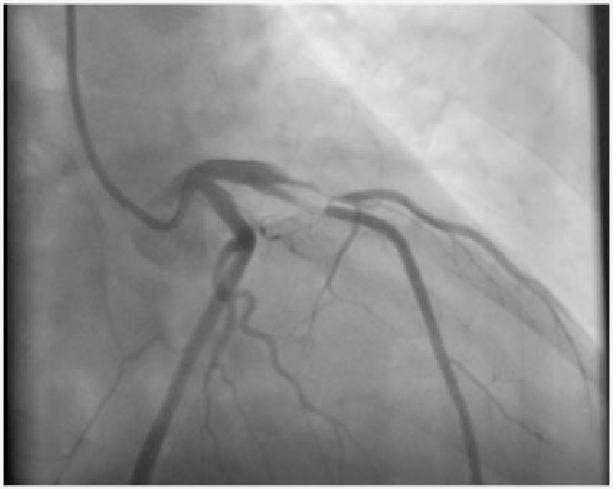
#> input picture sample-images/disease.png, 613 x 489 px
$ jupyter execute technical-notebook.ipynb
#> lines starting #> are read from the running program, lines starting #| are printed output that depends on the picture; after the words box and inside, x2 and y2 are one past the last pixel; in counts of white or black regions, pixels touching at a corner belong together
[cell 1]
import cv2
import os
import numpy as np
import matplotlib.pyplot as plt

# Angiogram Blockage Detection
<p align="center" width="100%">

</p>

### Step 1: Load image into memory

[cell 2]
#Step 1 load image
image_path = 'sample-images/disease.png' #change this path to see results for another image
original_img = cv2.imread(image_path)
#> original_img is the input picture: shape (489, 613, 3); mean B, G, R 143.8, 143.8, 143.8
plt.title('Original Image')
plt.imshow(original_img)
plt.savefig('readme-assets/steps/step1.jpg', bbox_inches='tight', transparent = True)
# plt.show()

### Step 2: Crop image borders by 10%
- this is done to remove black/white borders often found in X-ray images

[cell 3]
#Step 2 Crop image borders by 10%
print(f'Old Dimensions ({original_img.shape[1]},{original_img.shape[0]})')
#| Old Dimensions (613,489)
x_new = int(original_img.shape[1] * .1)
y_new = int(original_img.shape[0] * .1)
img_cropped = original_img[y_new:original_img.shape[0] - y_new, x_new: original_img.shape[1] - x_new]
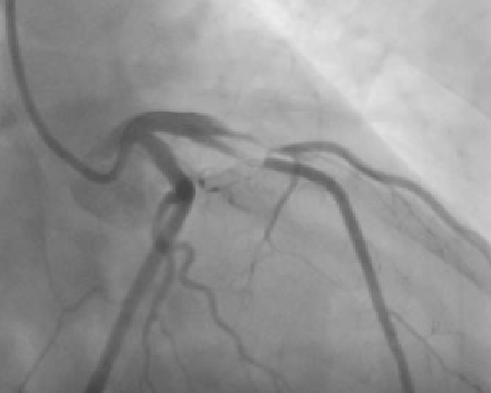
#> img_cropped: shape (393, 491, 3); mean B, G, R 146.9, 146.9, 146.9
print(f'New Dimensions ({img_cropped.shape[1]},{img_cropped.shape[0]})')
#| New Dimensions (491,393)
plt.title(f'Old Image Size ({original_img.shape[1]},{original_img.shape[0]}) | New Image Size ({img_cropped.shape[1]},{img_cropped.shape[0]})')
plt.imshow(img_cropped)
plt.savefig('readme-assets/steps/step2.jpg', bbox_inches='tight', transparent = True)
plt.show()

### Step 3: Convert image to gray

[cell 4]
#Step 3 convert image to gray
gray = cv2.cvtColor(img_cropped, cv2.COLOR_BGR2GRAY)
plt.imshow(gray, cmap = 'gray')
plt.savefig('readme-assets/steps/step3.jpg', bbox_inches='tight', transparent = True)
plt.show()

### Step 4: Apply brightness correction to gray scaled image
- Using the formula below (`cv2.convertScaleAbs()`), one has the abiluty to normalize the distributions of pixel amplitudes across an image given `alpha` and `beta` parameters.

<p align="center" width="50%">

</p>

- `cv2.convertScaleAbs` works by performing three operations sequentially. (1) Scaling, (2) Taking an absolute value, (3) Converting to unsigned 8-bit integer.  Each new pixel is the result of performing `abs(alpha + Pixel(x,y) + beta`

- The function `automatic_brightness_and_contrast(image, clip_hist_percent)` allows for dynamic calculations of `alpha` and `beta` to perform this normalization differently on each image

- The function works by:

1) Calculating the cumulative distribution of an image histogram to determine where color frequency is less than some pre-defined threshold `clip_hist_percent`.

2) Cut the right and left side of this histogram to give us our minimum and maximum ranges

3) Calculate `alpha = 255 / (maximum_pixel - minimum_pixel)`

4) Calculate beta.  Given that `g(i, j) = 0` and `f(i, j) = minimum_pixel`

```g(i,j) = alpha * f(i,j) + beta #0 = alpha * min_pixel + beta
beta = -minimum_pixel * alpha```

### Step 4: Apply brightness correction to gray scaled image
Algorithm works by:
1) Calculating the cumulative distribution from the histogram of a gray scaled image

2) Find the pixel value with the max frequency, and clip it with `clip_hist_percent = 1`

3) Split the clipped histogram into two parts (1) left = values below `clip_hist_percent` and (2) right = values above `clip_hist_percent`

4) Calculate alpha and beta values

`alpha = 255 / (maximum_gray - minimum_gray)`

`beta = -minimum_gray * alpha`

5) Retrieve final scaled values using

`auto_result = cv2.convertScaleAbs(image, alpha=alpha, beta=beta)`

[cell 5]
#Step 4 - Apply brightness correction to gray scaled image

def automatic_brightness_and_contrast(image: np.array, clip_hist_percent: int = 1) -> np.array:
    """
    This function will perform a dynamic calculation for normalizing the brightness in the image.

    Using histograms, it will balance the brightness across the image so that there is no one area that
    is a lot brighter/darker than the rest of the image
    :param image: image array (np.array)
    :param clip_hist_percent: the percentage in which the histogram will clip the pixel values
    :return: The output image (np.array).  This image will have the new brightness adjustments
    """
    # Calculate grayscale histogram
    hist = cv2.calcHist([image], [0], None, [256], [0, 256])
    hist_size = len(hist)

    # Calculate cumulative distribution from the histogram
    accumulator = []
    accumulator.append(float(hist[0]))
    for index in range(1, hist_size):
        accumulator.append(accumulator[index - 1] + float(hist[index]))

    # Locate points to clip
    maximum = accumulator[-1]
    clip_hist_percent *= (maximum / 100.0)
    clip_hist_percent /= 2.0

    # Locate left cut
    minimum_gray = 0
    while accumulator[minimum_gray] < clip_hist_percent:
        minimum_gray += 1

    # Locate right cut
    maximum_gray = hist_size - 1
    while accumulator[maximum_gray] >= (maximum - clip_hist_percent):
        maximum_gray -= 1

    # Calculate alpha and beta values
    alpha = 255 / (maximum_gray - minimum_gray)
    beta = -minimum_gray * alpha

    auto_result = cv2.convertScaleAbs(image, alpha=alpha, beta=beta)
    return auto_result

original_hist = cv2.calcHist([gray], [0], None, [256], [0, 256])
#> original_hist = 256 values, max 3351 at index 158, min 0 at index 0, mean 753.8
gray_corrected = automatic_brightness_and_contrast(gray)
#> in automatic_brightness_and_contrast, `hist = cv2.calcHist([image], [0], None, [256], [0, 256])`: hist has the same summary as original_hist outside automatic_brightness_and_contrast
#> in automatic_brightness_and_contrast, `hist_size = len(hist)`: hist_size = 256
#> after the loop in automatic_brightness_and_contrast, `for index in range(1, hist_size):`: accumulator = 256 values from 0 to 192963
#> in automatic_brightness_and_contrast, `maximum = accumulator[-1]`: maximum = 192963
#> in automatic_brightness_and_contrast, `clip_hist_percent *= (maximum / 100.0)`: clip_hist_percent = 1929.6
#> in automatic_brightness_and_contrast, `clip_hist_percent /= 2.0`: clip_hist_percent = 964.8
#> the loop in automatic_brightness_and_contrast, `while accumulator[minimum_gray] < clip_hist_percent:` made 87 passes
#> after the loop in automatic_brightness_and_contrast, `while accumulator[minimum_gray] < clip_hist_percent:`: minimum_gray = 87
#> in automatic_brightness_and_contrast, `maximum_gray = hist_size - 1`: maximum_gray = 255
#> the loop in automatic_brightness_and_contrast, `while accumulator[maximum_gray] >= (maximum - clip_hist_percent):` made 32 passes
#> maximum_gray on passes 1 to 8: 254, 253, 252, 251, 250, 249, 248, 247
#> after the loop in automatic_brightness_and_contrast, `while accumulator[maximum_gray] >= (maximum - clip_hist_percent):`: maximum_gray = 223
#> in automatic_brightness_and_contrast, `alpha = 255 / (maximum_gray - minimum_gray)`: alpha = 1.88
#> in automatic_brightness_and_contrast, `beta = -minimum_gray * alpha`: beta = -163.1
#> in automatic_brightness_and_contrast, `auto_result = cv2.convertScaleAbs(image, alpha=alpha, beta=beta)`:
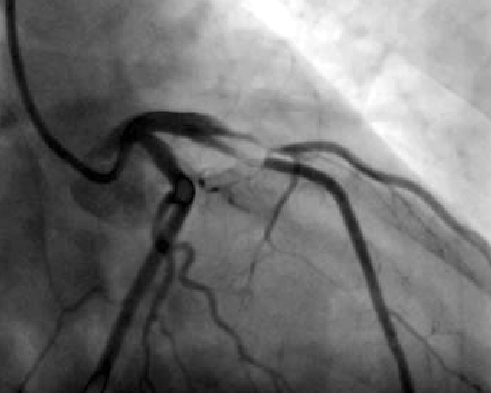
#> auto_result: shape (393, 491); min 0, max 255, mean 112.5
new_hist = cv2.calcHist([gray_corrected], [0], None, [256], [0, 256])
#> new_hist = 256 values, max 3351 at index 133, min 0 at index 1, mean 753.8
fig, ax = plt.subplots(1, 4, figsize = (30,5))
ax[0].plot(original_hist)
ax[0].set_title('Pixel distribution of original gray-scaled image')
ax[1].plot(new_hist)
ax[1].set_title('Pixel distribution of corrected gray-scaled image')
ax[2].imshow(gray, cmap = 'gray')
ax[2].set_title('Original gray-scaled image')
ax[3].imshow(gray_corrected, cmap = 'gray')
ax[3].set_title('Brightnes/Contrast corrected gray-scaled image')
plt.savefig('readme-assets/steps/step4.jpg', bbox_inches='tight', transparent = True)
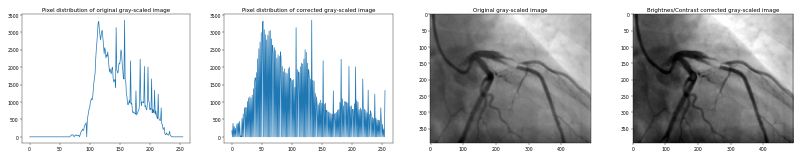
#> figure drawn by matplotlib, 4 panels; panel 1: curve peaks at x = 158, y = 3351; panel 2: curve peaks at x = 133, y = 3351
plt.show()

### Step 5: Apply Median Blur
- **median blur** is a commonly used method for reducing salt and pepper noise.
- To apply a median blur, you first determine a _**kernel size**_.  In this project, I used a kernel size of 5.  The kernel size is used to determine the number of neighbors that will be incorporated in the blur method.

```cv2.medianBlur(image, ksize = 5)```

- For example, with a neighborhood size of 5x5, 25 pixels will be used to calculate the median of all pixels.
- After gathering the median value, the center pixel in that 5x5 area will become that median value.
- The reason this method is so useful for salt and pepper noise is because the center pixel will _always_ be replaced with a pixel that is in the original image- as using the median calculation is more robust to outliers than compared to using an average or gaussian blur method.

[cell 6]
#Step 5 Blur the image to reduce noise
fig, ax = plt.subplots(1,2, figsize = (10,5))
blurred = cv2.medianBlur(gray_corrected, 5)
ax[0].imshow(gray_corrected, cmap = 'gray')
ax[0].set_title('Brightness Corrected Image')
ax[1].imshow(blurred, cmap = 'gray')
ax[1].set_title('Blurred Image')
plt.savefig('readme-assets/steps/step5.jpg', bbox_inches='tight', transparent = True)
plt.show()

### Step 6: Create blockSize for Adaptive Thresholding
- This process involves separating the image into equal partitions so that there are a specific number of blocks along the y-axis. In this project, I ensured that there are 12 blocks along the height of the image.
- Because each block is created around a central pixel, the blockSize of an image must be an odd number and each block must have square dimensions.
- For example, if we want 12 blocks along the y-axis in an image with a dimension of 491x393 (WxH) pixels, it will require each block to have a height and width of 33 pixels. Given the height/width of each block, we can divide the width of the image by 33 to determine how many boxes will fit along the x-axis.

```
height_boxes = 12
block_size = int(image_height / height_boxes) #int(393 / 12) = 32 (rounded down)
if block_size % 2 == 0: #this means it is even
    block_size += 1 #block size = 33

width_boxes = int(image_width / block_size) #int(491 / 33) = 14 (rounded down)
if width_boxes % 2 == 0: #this means it is even
    width_boxes += 1

```

- The calculation used in [program.py](program.py) is dynamic, so these numbers are specific to the size of the image being processed
- This blockSize is utilized when applying adaptive threshold, where an algorithm will determine the best threshold based on values calculated within each of these blocks.  (Explanation for how this algorithm works is explained in the next step).

[cell 7]
#Step 6 Create blocksize
blurred_copy = blurred.copy() #used for sample image below
print(f'Image Dimensions\nHeight {blurred_copy.shape[0]} Width {blurred_copy.shape[1]}')
#| Image Dimensions
#| Height 393 Width 491
height_boxes = 12
block_size = int(blurred.shape[0] / height_boxes)
block_size = block_size + 1 if block_size % 2 == 0 else block_size #ensure that block size is odd number

neighbors = block_size * block_size #calculates the number of pixels within each block (block_sizexblock_size)

width_boxes = int(blurred.shape[1] / block_size) #calculates how many columns will be created based on the above calculations
width_boxes = width_boxes + 1 if width_boxes % 2 == 0 else width_boxes #entures that the number is odd

total_blocks = (height_boxes * width_boxes)

print(f'# Rows: {height_boxes} | # Columns: {width_boxes}')
#| # Rows: 12 | # Columns: 15
print(f'Total Blocks: {total_blocks}')
#| Total Blocks: 180
print(f'Total Pixel Area of each block {neighbors} | ({block_size}x{block_size})')
#| Total Pixel Area of each block 1089 | (33x33)
for y in range(0, blurred.shape[0], block_size):
    for x in range(0, blurred.shape[1], block_size):
        cv2.rectangle(blurred_copy, (x, y), (x+block_size, y+block_size), (0,0,255), 2)
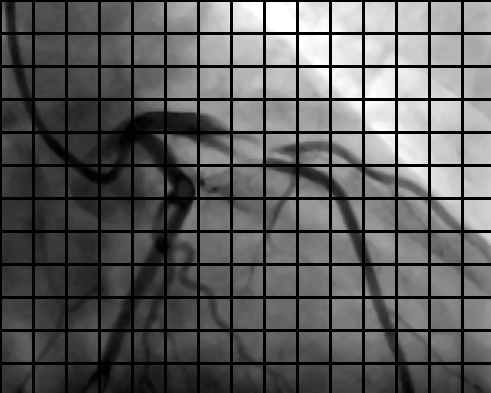
#> blurred_copy: shape (393, 491); min 0, max 255, mean 93.1

plt.figure(figsize=(20,5))
plt.title(f'Using {height_boxes} boxes along the height yields {total_blocks}')
plt.imshow(blurred_copy, cmap = 'gray')
plt.savefig('readme-assets/steps/step6.jpg', bbox_inches='tight', transparent = True)
plt.show()

### Step 7:  Apply Adaptive thresholding
- Here, I applied mean adaptive thresholding using a blockSize of 33 and a constant of 10
- When applying adaptive thresholding, you have the option of using _**Arithmetic**_ or _**Gaussian**_ mean for calculating the threshold within each image.  In this project, I used Arithmetic mean (`cv2.ADAPTIVE_THRESH_MEAN_C`) as I believe Gaussian mean is not a good method for this application.  In Gaussian mean (`cv2.ADAPTIVE_THRESH_GAUSSIAN_C`), the _**weighted**_ average is performed so that the central pixel of the block contributes more weight to the average. In the [example image](readme-assets/steps/step7.jpg) below, we can see that Gaussian mean reduces noise present in the image, however, it does not preserve the integrity of the vessels as well as arithmetic mean.

`cv.ADAPTIVE_THRESH_MEAN_C`: The threshold value is the mean of the neighbourhood area minus the constant C.

`cv.ADAPTIVE_THRESH_GAUSSIAN_C`: The threshold value is a gaussian-weighted sum of the neighbourhood values minus the constant C.

<p align="center" width="50%">

</p>

- The threshold for each block is calculated by taking the arithmetic mean of the blockSizexBlockSize and subtracting it by `C = 10`.  In the example in the previous step, using 12 block rows yields a blockSize of 33.  Given this, we will take the arithmetic average pixel amplitude within each 33x33 block and subtract that average by 10 to determine the threshold for that specific block. As mentioned in Step 6, the blockSize will change based on the original image dimension so the math explained here applies _only_ to that image - however, the logic is the same. In Step 6, I obtained 12 block rows (y) and 15 block columns (x).  Therefore, there will be a total of 180 (12 * 15) thresholds that correspond to each partitioned area.

<p align="center" width="50%">

</p>

- After determining the thresholds for each specific block, an algorithm is applied where each pixel in a particular block is converted to either 0 (black) or 255 (white) based on that block's calculated threshold. There are _**2 procedures**_ that are popular:

1) `cv2.THRESH_BINARY`: Each pixel greater than or equal to the threshold value will be converted to a defined max value (255) while every pixel below the threshold will be converted to 0 (black)

<p align="center" width="100%">

</p>

2) `cv2.THRESH_BINARY_INV`: Each pixel greater than or equal to the threshold value will be converted to 0 (black) while every pixel below the threshold will be converted to a defined max value (255)

<p align="center" width="100%">

</p>

- In this project, I used `cv2.THRESH_BINARY_INV` which converted every pixel above the threshold to black while converting pixels below the threshold to white (max value of 255).  By doing this, we can interpret the white regions in the image as possible blood cells and thus our regions of interest.

```
threshold_img = cv2.adaptiveThreshold(original_image, 255, cv2.ADAPTIVE_THRESH_MEAN_C, cv2.THRESH_BINARY_INV, block_size, 10)
```

[cell 8]
#Step 7 Apply adaptive thresholding using the block size above
constant = 10
edged_gaussian = cv2.adaptiveThreshold(blurred, 255, cv2.ADAPTIVE_THRESH_GAUSSIAN_C, cv2.THRESH_BINARY_INV, block_size, constant)
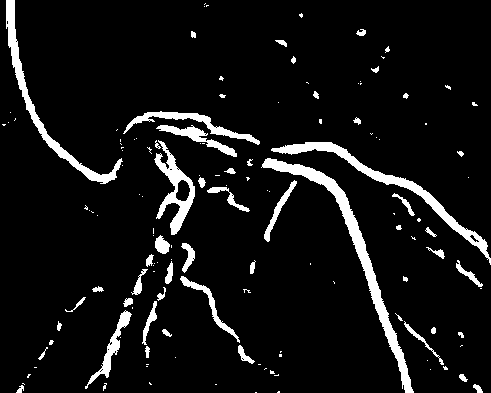
#> edged_gaussian: shape (393, 491); 7.5% white; 139 white regions (87 under 20 px), largest, box (x1, y1, x2, y2) and area: (261, 158, 414, 393) 2892, (271, 142, 491, 265) 2121, (6, 0, 123, 184) 1831
edged_arithmatic = cv2.adaptiveThreshold(blurred, 255, cv2.ADAPTIVE_THRESH_MEAN_C, cv2.THRESH_BINARY_INV, block_size, constant)
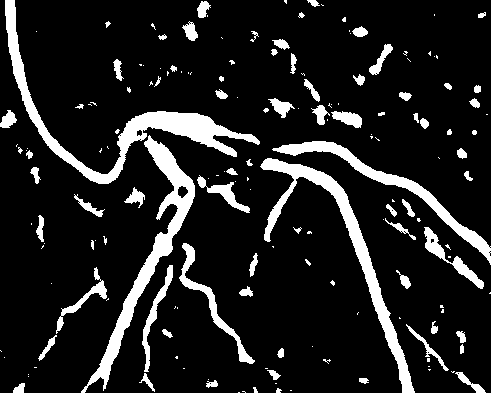
#> edged_arithmatic: shape (393, 491); 12.9% white; 170 white regions (94 under 20 px), largest, box (x1, y1, x2, y2) and area: (5, 0, 260, 184) 5061, (81, 135, 195, 393) 3939, (260, 158, 415, 393) 3830
fig, ax = plt.subplots(1, 3, figsize = (10, 5))
ax[0].imshow(blurred, cmap = 'gray')
ax[0].set_title('Blurred Image')
ax[1].imshow(edged_arithmatic, cmap = 'gray')
ax[1].set_title('Arithmatic Edged image')
ax[2].imshow(edged_gaussian, cmap = 'gray')
ax[2].set_title('Arithmatic Gaussian image')
plt.tight_layout()
plt.savefig('readme-assets/steps/step7.jpg', bbox_inches='tight', transparent = True)
plt.show()

#used for below calculations
edged_adap = edged_arithmatic.copy()

### Step 8: Get Contours
- I performed a contour operation to find the edges within the image.  These edges are the white areas shown in Step 7
- In order to perform a contour operation, I first created a _**Structuring Element**_: which is a type of kernel that performs a particular operation on the image.
- When creating a structuring element, popular morphological operations are

1) `cv2.MORPH_RECT`: rectangular structuring element

$\begin{bmatrix}
  1.00 &  1.00 &  1.00 &  1.00\\
  1.00 &  1.00 &  1.00 &  1.00\\
  1.00 &  1.00 &  1.00 &  1.00\\
  1.00 &  1.00 &  1.00 &  1.00
\end{bmatrix}$

2) `cv2.MORPH_CROSS`: Cross-shaped structuring element

$\begin{bmatrix}
  0.00 &  0.00 &  1.00 &  0.00\\
  0.00 &  0.00 &  1.00 &  0.00\\
  1.00 &  1.00 &  1.00 &  1.00\\
  0.00 &  0.00 &  1.00 &  0.00
\end{bmatrix}$

3) `cv2.MORPH_ELLIPSE`: Circular structuring element.

$\begin{bmatrix}
  0.00 &  0.00 &  1.00 &  0.00\\
  1.00 &  1.00 &  1.00 &  1.00\\
  1.00 &  1.00 &  1.00 &  1.00\\
  1.00 &  1.00 &  1.00 &  1.00
\end{bmatrix}$

- In this project, I used circular structuring element (`cv2.MORPH_CROSS`) and a kernel size of (3x3). In the [image](readme-assets/steps/step8.jpg) below, the circular structuring element was better at maintaining the blood vessel.

- Using `cv2.morphologyEx`, I apply a convoltuion between each 3x3 block in the image with the ELLIPSE_MATRICS above matrix.

- After convolving the image, we apply `cv2.findContours` with `cv2.RETR_EXTERNAL` which is an algorithm that detects changes in colors and perceives them as boundaries.  In this case, every point where a black pixel is right next to a white pixel is processed as a boundary.  This function will return an array of values, where the length of the array corresponds to each contours region.  I parsed the array to only include contours with a minimum area of 50 pixels

- In the image below, the contour regions are those drawn in black. Although the image looks similar to the ones in previous steps, the difference here is that I obtained (x,y) coordinates for each point around the blood vessels.

[cell 9]
#Step 8, get contours
image_dict = {}
struct_element = {'cv2.MORPH_RECT': cv2.MORPH_RECT, 'cv2.MORPH_CROSS': cv2.MORPH_CROSS, 'cv2.MORPH_ELLIPSE': cv2.MORPH_ELLIPSE}
#> struct_element = {'cv2.MORPH_RECT': 0, 'cv2.MORPH_CROSS': 1, 'cv2.MORPH_ELLIPSE': 2}
fig, ax = plt.subplots(1, 3, figsize = (10,5))
img_idx = 0
output_dict = {}
for k, e in struct_element.items():
    min_contour_area = 50 #minimum area allowed for each contour - this is meant to reduce noise
    thresh = cv2.morphologyEx(edged_adap, e, np.ones((3,3), np.uint8))
    contours = cv2.findContours(thresh, cv2.RETR_EXTERNAL, cv2.CHAIN_APPROX_SIMPLE)[0]
    contours = [i for i in contours if cv2.contourArea(i) >= min_contour_area]
    edged_contour = img_cropped.copy()
    for idx, c1 in enumerate(contours):
        cv2.drawContours(edged_contour, [c1], -1, (0,0,0), -1)
    edged_contour = cv2.cvtColor(edged_contour, cv2.COLOR_BGR2GRAY)
    ax[img_idx].imshow(edged_contour, cmap = 'gray')
    ax[img_idx].set_title(f'{k}')
    img_idx += 1
    output_dict[k] = edged_contour
#> this loop made 3 passes
#> k on passes 1 to 3: 'cv2.MORPH_RECT', 'cv2.MORPH_CROSS', 'cv2.MORPH_ELLIPSE'
#> pass 1, `thresh = cv2.morphologyEx(edged_adap, e, np.ones((3,3), np.uint8))`:
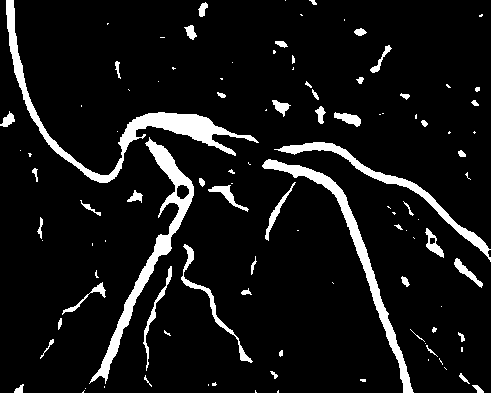
#> thresh: shape (393, 491); 8.3% white; 108 white regions (55 under 20 px), largest, box (x1, y1, x2, y2) and area: (6, 0, 259, 183) 3879, (89, 137, 194, 384) 2973, (262, 159, 414, 393) 2607
#> pass 1, `edged_contour = cv2.cvtColor(edged_contour, cv2.COLOR_BGR2GRAY)`:
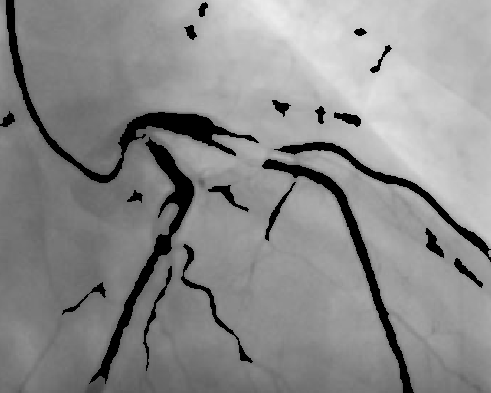
#> edged_contour: shape (393, 491); min 0, max 236, mean 138.2
#> after the loop:
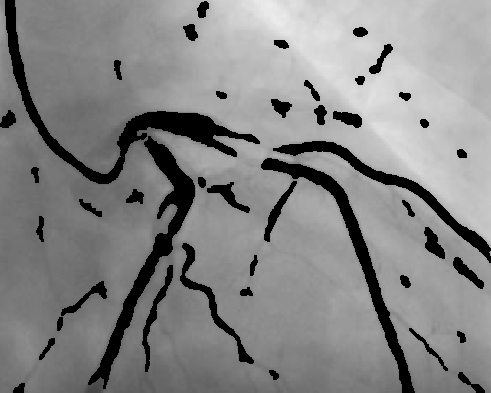
#> edged_contour: shape (393, 491); min 0, max 236, mean 133
#> after the loop:
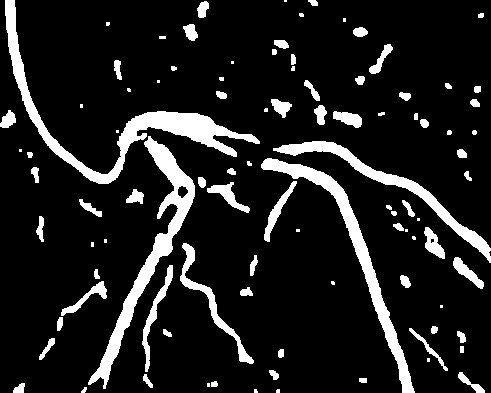
#> thresh: shape (393, 491); 12.3% white; 97 white regions (25 under 20 px), largest, box (x1, y1, x2, y2) and area: (5, 0, 260, 184) 5035, (88, 136, 195, 389) 3893, (261, 158, 415, 393) 3376
#> after the loop, img_idx = 3; output_dict = 3 items

fig.savefig('readme-assets/steps/step8.jpg', bbox_inches='tight', transparent = True)
#> (the rest of the program and of its run is left out)
